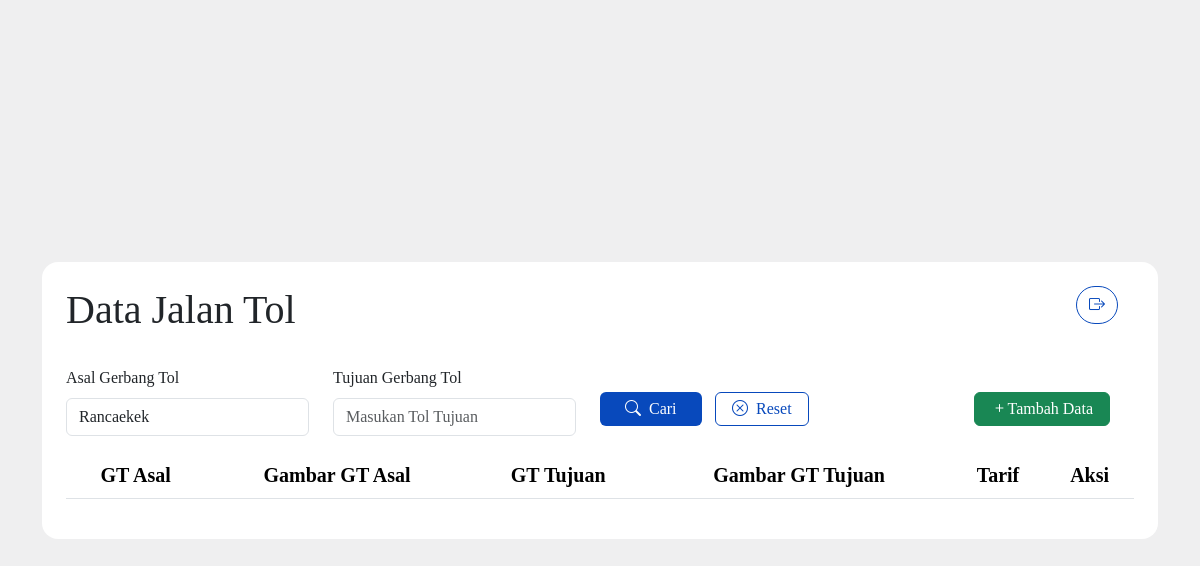
Page /index.php?asal=Rancaekek on the earlier database version.
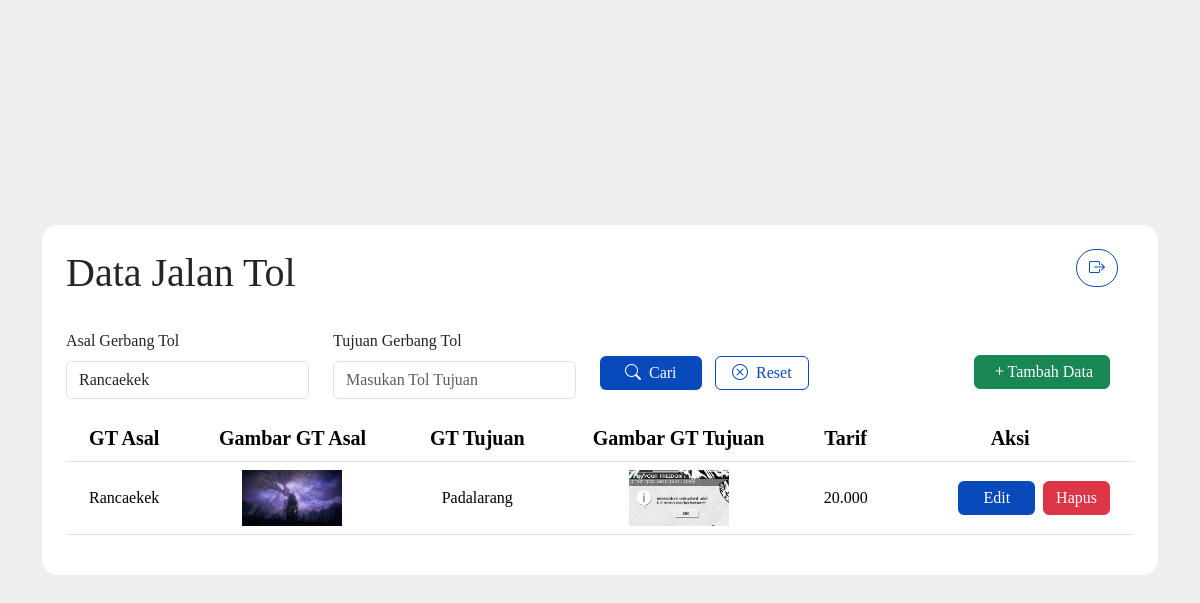
Same page on the later database version.
### tables this page shows
CREATE TABLE `tol` (
  `id` int(11) NOT NULL,
  `tol_asal` varchar(100) DEFAULT NULL,
  `gambar_asal` varchar(255) DEFAULT NULL,
  `tol_tujuan` varchar(100) DEFAULT NULL,
  `gambar_tujuan` varchar(255) DEFAULT NULL,
  `harga` int(11) DEFAULT NULL
);

### functions.php (called while the page is built, shortened)
<?php
include 'db.php';
function getFilteredTol($asal, $tujuan) {
    global $conn;
    $query = "SELECT * FROM tol WHERE 1";
    if (!empty($asal)) {
        $asal = mysqli_real_escape_string($conn, $asal);
        $query .= " AND tol_asal LIKE '%$asal%'";
    }
    return mysqli_query($conn, $query);
}
?>

### index.php (the view, shortened to what this page needs)
<?php
include 'db.php';
include 'functions.php';
$asal = isset($_GET['asal']) ? $_GET['asal'] : '';
$tujuan = isset($_GET['tujuan']) ? $_GET['tujuan'] : '';
$tols = getFilteredTol($asal, $tujuan);
?>
<!DOCTYPE html>
<html lang="en">
<head>
    <link rel="stylesheet" href="node_modules/bootstrap/dist/css/bootstrap.min.css">
    <link rel="stylesheet" href="https://cdn.jsdelivr.net/npm/bootstrap-icons@1.13.1/font/bootstrap-icons.min.css">
    <link rel="stylesheet" href="style.css">
</head>
<body style="background-color: #efeff0;" class="d-flex justify-content-center align-items-center min-vh-100">
    <div class="container">
        <div class="bg-white rounded-4 d-flex align-items-center p-4">
            <form method="get" class="col-12">
                <div class="row">
                    <div class="col-6">
                        <h1>Data Jalan Tol </h1>
                    </div>
                    <div class="col-6">
                        <div class="col-12 d-flex justify-content-end">
                            <a href="logout.php" class="btn button2 rounded-5 me-3">
                                <i class="bi bi-box-arrow-right"></i>
                            </a>
                        </div>
                    </div>
                </div>
                <div class="row mt-4 col-12">
                    <div class="col-3 pb-3">
                        <p for="asal" class="form-label fs-6">Asal Gerbang Tol</p>
                        <input type="text" class="form-control pe-5" id="asal" name="asal"
                            placeholder="Masukan Tol Asal" value="<?= $asal ?>">
                    </div>
                    <div class="col-3">
                        <p for="tujuan" class="form-label fs-6">Tujuan Gerbang Tol</p>
                        <input type="text" class="form-control pe-5" id="tujuan" name="tujuan"
                            placeholder="Masukan Tol Tujuan" value="<?= $tujuan ?>">
                    </div>
                    <div class="col-3 align-self-center">
                        <button type="submit" class="btn button1 px-4 py-1">
                            <i class="bi bi-search me-2"></i>Cari
                        </button>
                        <a href="index.php" class="btn button2 px-3 py-1 ms-2">
                            <i class="bi bi-x-circle me-2"></i>Reset
                        </a>
                    </div>
                    <div class="col-3 align-self-center d-flex justify-content-end">
                        <a href="tambah.php" class="btn btn-success px-3 py-1">
                            <i class="bi bi-plus"></i>Tambah Data
                        </a>
                    </div>
                </div>
                <table class="table">
                    <thead>
                        <tr>
                            <th class="fs-5 fw-semibold text-center">GT Asal</th>
                            <th class="fs-5 fw-semibold text-center">Gambar GT Asal</th>
                            <th class="fs-5 fw-semibold text-center">GT Tujuan</th>
                            <th class="fs-5 fw-semibold text-center">Gambar GT Tujuan</th>
                            <th class="fs-5 fw-semibold text-center">Tarif</th>
                            <th class="fs-5 fw-semibold text-center">Aksi</th>
                        </tr>
                    </thead>
                    <tbody>
                        <?php foreach ($tols as $data): ?>
                        <tr>
                            <td class="fs-6 fw-light text-center align-content-center"><?= $data['tol_asal'] ?></td>
                            <td class="fs-6 fw-light text-center">
                                <img src="uploads/<?= $data['gambar_asal']; ?>?t=<?= time(); ?>" width="100">
                            </td>
                            <td class="fs-6 fw-light text-center align-content-center"><?= $data['tol_tujuan'] ?></td>
                            <td class="fs-6 fw-light text-center">
                                <img src="uploads/<?= $data['gambar_tujuan']; ?>?t=<?= time(); ?>" width="100">
                            </td>
                            <td class="fs-6 fw-light text-center align-content-center">
                                <?= number_format($data['harga'], 0, ',', '.') ?>
                            </td>
                            <td class="align-content-center">
                                <div class="text-center me-3 d-flex justify-content-end">
                                    <a href="edit.php?id=<?= $data['id'] ?>" class="btn button1 text-white px-4 py-1 me-2">Edit</a>
                                    <a href="hapus.php?id=<?= $data['id'] ?>" class="btn btn-danger py-1"
                                        onclick="return confirm('Yakin ingin menghapus data ini?')">Hapus</a>
                                </div>
                            </td>
                        </tr>
                        <?php endforeach; ?>
                    </tbody>
                </table>
            </form>
        </div>
    </div>
</body>
</html>

### style.css (style rules this page uses)
body { font-family: 'Poppins';font-size: 22px; }
.button1 { color : white; background-color : #0849BC; }
.button2 { color : #0849BC; background-color : white; border : 1px solid #0849BC; }

Differences in the rows shown:
added tol: tol_asal "Rancaekek", gambar_asal (picture), tol_tujuan "Padalarang", gambar_tujuan (picture), harga "20.000"
